Frame 1 (no input): blank canvas, image omitted
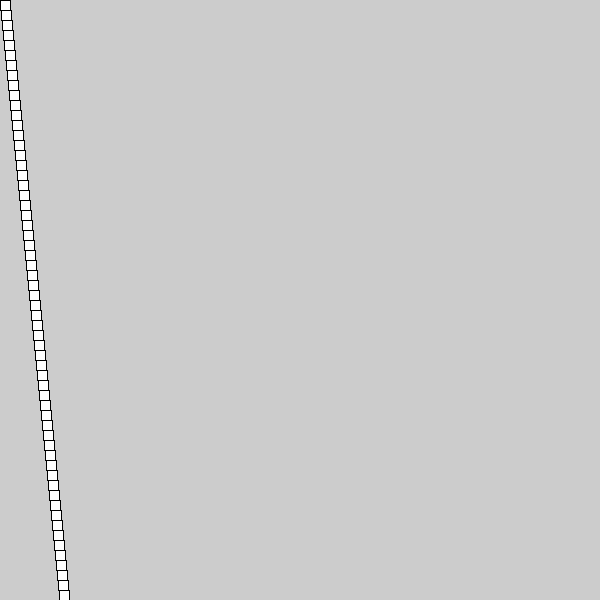
Frame 60 (the mouse pressed at the canvas centre just before this capture)
Frame 120 (the mouse held since frame 60 and released just before this capture): identical to frame 60, image omitted

The Processing sketch that drew this single still picture (run headless with seeded random() and noise(); from frame 60 on, the mouse is pressed at the canvas centre):

// Processing sketch: H09_Opd_2_1
// ── H09_Opd_2_1.pde
int xWaarde;
int yWaarde;

void setup(){
  size(600,600);
  frameRate(10);
  xWaarde = 0;
  yWaarde = 0;
 
}


void draw(){
  rect(xWaarde,yWaarde, 10,10);
  
  xWaarde++;
  yWaarde+=10;
  
}
